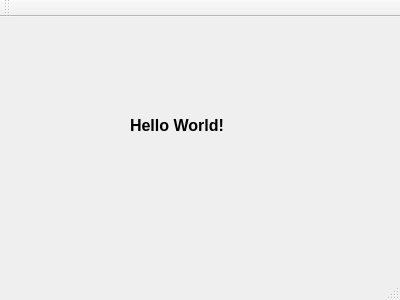
<?xml version="1.0" encoding="UTF-8"?>
<ui version="4.0">
 <class>MainWindow</class>
 <widget class="QMainWindow" name="MainWindow">
  <property name="geometry">
   <rect>
    <x>0</x>
    <y>0</y>
    <width>400</width>
    <height>300</height>
   </rect>
  </property>
  <property name="windowTitle">
   <string>MainWindow</string>
  </property>
  <widget class="QWidget" name="centralWidget">
   <widget class="QLabel" name="label">
    <property name="geometry">
     <rect>
      <x>130</x>
      <y>100</y>
      <width>141</width>
      <height>16</height>
     </rect>
    </property>
    <property name="font">
     <font>
      <pointsize>12</pointsize>
      <weight>75</weight>
      <bold>true</bold>
     </font>
    </property>
    <property name="text">
     <string>Hello World!</string>
    </property>
   </widget>
  </widget>
  <widget class="QMenuBar" name="menuBar">
   <property name="geometry">
    <rect>
     <x>0</x>
     <y>0</y>
     <width>400</width>
     <height>26</height>
    </rect>
   </property>
  </widget>
  <widget class="QToolBar" name="mainToolBar">
   <attribute name="toolBarArea">
    <enum>TopToolBarArea</enum>
   </attribute>
   <attribute name="toolBarBreak">
    <bool>false</bool>
   </attribute>
  </widget>
  <widget class="QStatusBar" name="statusBar"/>
 </widget>
 <layoutdefault spacing="6" margin="11"/>
 <resources/>
 <connections/>
</ui>
